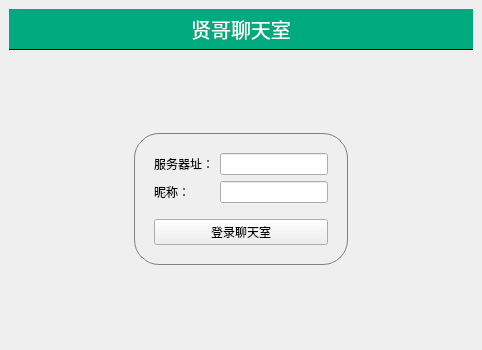
<?xml version="1.0" encoding="UTF-8"?>
<ui version="4.0">
 <class>MainWindow</class>
 <widget class="QMainWindow" name="MainWindow">
  <property name="geometry">
   <rect>
    <x>0</x>
    <y>0</y>
    <width>482</width>
    <height>350</height>
   </rect>
  </property>
  <property name="windowTitle">
   <string>聊天室客户端</string>
  </property>
  <property name="styleSheet">
   <string notr="true">#titleLabel {
    background: white;
    color: blue;
    font-size: 20px;
    border: none;
    border-bottom: 1px solid black;
    padding: 5px;
	font 24pt&quot;黑体&quot;;
	color:rgb(255,255,255);
background-color:rgba(0,170,127,255);

}

#mainFrame {
    border: none;
    background: white;
}

#loginFrame {
    background: qlineargradient(x1:0, y1:0, x2:0, y2:1, stop:0 #ddff, stop:1 #aaff);
    border: 1px solid gray;
    padding: 10px;
    border-radius: 25px;
}</string>
  </property>
  <widget class="QWidget" name="centralwidget">
   <layout class="QVBoxLayout" name="verticalLayout">
    <item>
     <widget class="QLabel" name="titleLabel">
      <property name="layoutDirection">
       <enum>Qt::LeftToRight</enum>
      </property>
      <property name="styleSheet">
       <string notr="true"/>
      </property>
      <property name="text">
       <string>贤哥聊天室</string>
      </property>
      <property name="alignment">
       <set>Qt::AlignCenter</set>
      </property>
     </widget>
    </item>
    <item>
     <widget class="QStackedWidget" name="stackedWidget">
      <property name="currentIndex">
       <number>1</number>
      </property>
      <widget class="QWidget" name="loginPage">
       <layout class="QVBoxLayout" name="verticalLayout_3">
        <item>
         <layout class="QHBoxLayout" name="horizontalLayout">
          <item>
           <widget class="QTextEdit" name="textEdit"/>
          </item>
          <item>
           <widget class="QListWidget" name="listWidget">
            <property name="maximumSize">
             <size>
              <width>120</width>
              <height>16777215</height>
             </size>
            </property>
           </widget>
          </item>
         </layout>
        </item>
        <item>
         <layout class="QHBoxLayout" name="horizontalLayout_2">
          <item>
           <widget class="QLineEdit" name="lineEdit"/>
          </item>
          <item>
           <widget class="QPushButton" name="saveButton">
            <property name="text">
             <string>发送</string>
            </property>
           </widget>
          </item>
          <item>
           <widget class="QPushButton" name="logoutButton">
            <property name="text">
             <string>退出</string>
            </property>
           </widget>
          </item>
         </layout>
        </item>
       </layout>
      </widget>
      <widget class="QWidget" name="chatPage">
       <layout class="QGridLayout" name="gridLayout">
        <item row="1" column="1">
         <widget class="QFrame" name="loginFrame">
          <property name="styleSheet">
           <string notr="true"/>
          </property>
          <property name="frameShape">
           <enum>QFrame::StyledPanel</enum>
          </property>
          <property name="frameShadow">
           <enum>QFrame::Raised</enum>
          </property>
          <layout class="QVBoxLayout" name="verticalLayout_2">
           <item>
            <layout class="QFormLayout" name="formLayout">
             <item row="0" column="0">
              <widget class="QLabel" name="label_2">
               <property name="text">
                <string>服务器址：</string>
               </property>
              </widget>
             </item>
             <item row="1" column="0">
              <widget class="QLabel" name="label_3">
               <property name="text">
                <string>昵称：</string>
               </property>
              </widget>
             </item>
             <item row="1" column="1">
              <widget class="QLineEdit" name="usernameEdit"/>
             </item>
             <item row="0" column="1">
              <widget class="QLineEdit" name="serverEdit"/>
             </item>
            </layout>
           </item>
           <item>
            <spacer name="verticalSpacer">
             <property name="orientation">
              <enum>Qt::Vertical</enum>
             </property>
             <property name="sizeType">
              <enum>QSizePolicy::Fixed</enum>
             </property>
             <property name="sizeHint" stdset="0">
              <size>
               <width>20</width>
               <height>10</height>
              </size>
             </property>
            </spacer>
           </item>
           <item>
            <widget class="QPushButton" name="pushButton">
             <property name="text">
              <string>登录聊天室</string>
             </property>
            </widget>
           </item>
          </layout>
         </widget>
        </item>
        <item row="1" column="0">
         <spacer name="horizontalSpacer">
          <property name="orientation">
           <enum>Qt::Horizontal</enum>
          </property>
          <property name="sizeHint" stdset="0">
           <size>
            <width>106</width>
            <height>20</height>
           </size>
          </property>
         </spacer>
        </item>
        <item row="1" column="2">
         <spacer name="horizontalSpacer_2">
          <property name="orientation">
           <enum>Qt::Horizontal</enum>
          </property>
          <property name="sizeHint" stdset="0">
           <size>
            <width>106</width>
            <height>20</height>
           </size>
          </property>
         </spacer>
        </item>
        <item row="0" column="1">
         <spacer name="verticalSpacer_2">
          <property name="orientation">
           <enum>Qt::Vertical</enum>
          </property>
          <property name="sizeHint" stdset="0">
           <size>
            <width>20</width>
            <height>61</height>
           </size>
          </property>
         </spacer>
        </item>
        <item row="2" column="1">
         <spacer name="verticalSpacer_3">
          <property name="orientation">
           <enum>Qt::Vertical</enum>
          </property>
          <property name="sizeHint" stdset="0">
           <size>
            <width>20</width>
            <height>61</height>
           </size>
          </property>
         </spacer>
        </item>
       </layout>
      </widget>
     </widget>
    </item>
   </layout>
  </widget>
 </widget>
 <resources/>
 <connections/>
</ui>
